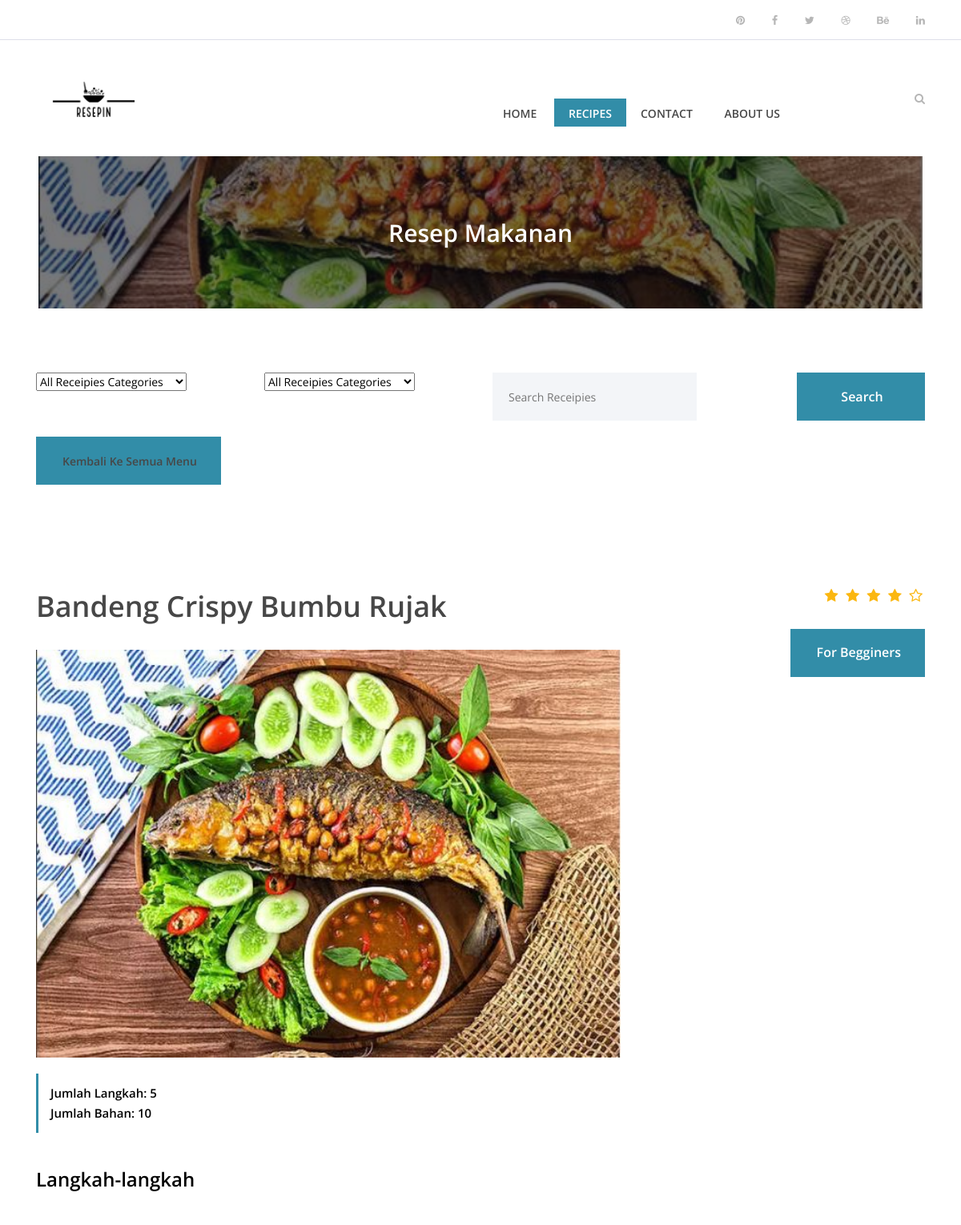
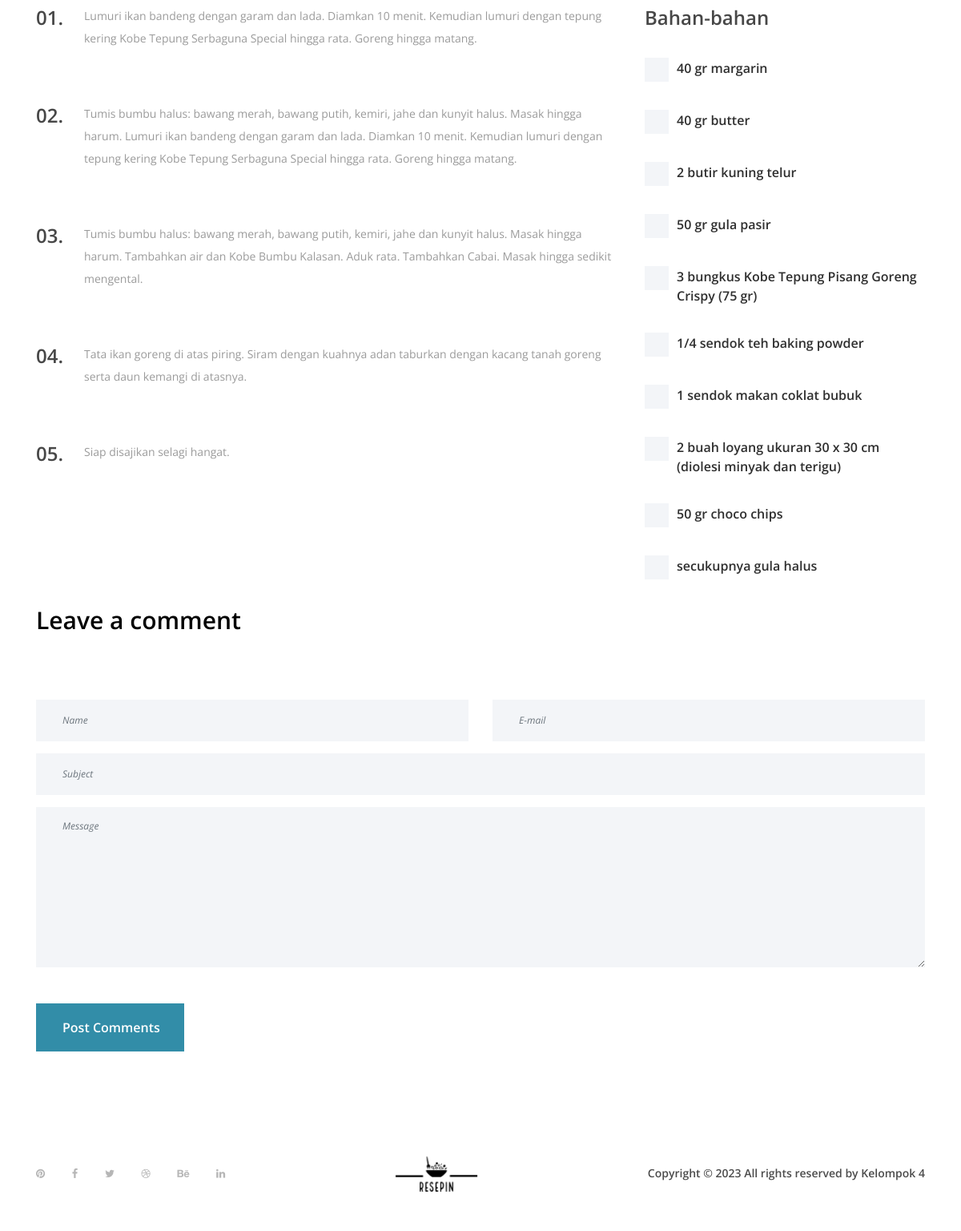
Screenshot of /website_resep_makanan/receipe-post1.php?id=2 with the database file from the repository (2 pictures, top to bottom).
### tables this page shows
CREATE TABLE `recipes` (
  `id` int(11) NOT NULL,
  `name` varchar(100) DEFAULT NULL,
  `description` text DEFAULT NULL,
  `image` varchar(255) DEFAULT NULL
);

CREATE TABLE `instructions` (
  `id` int(11) NOT NULL,
  `recipe_id` int(11) DEFAULT NULL,
  `instruction` text DEFAULT NULL
);

CREATE TABLE `ingredients` (
  `id` int(11) NOT NULL,
  `name` text DEFAULT NULL
);

### website_resep_makanan/functions.php (called while the page is built, shortened)
<?php
$host = "localhost";
$username = "root";
$password = "";
$database = "resep_makanan";
$koneksi = mysqli_connect($host, $username, $password, $database);
function query($query){
  global $koneksi;
  $result= mysqli_query($koneksi,$query);
  $rows=[];
  while($row = mysqli_fetch_assoc($result)){
      $rows[]=$row;
  }
  return $rows;
}

### website_resep_makanan/receipe-post1.php (the view, shortened to what this page needs)
<?php
  $id = $_GET["id"];
  $dashboard = query("SELECT * FROM recipes")[$id];
  $ingredients = query("SELECT * FROM ingredients");
  $instructions = query("SELECT * FROM instructions");
  $bahan = explode("bahan", $ingredients[$id]["name"]);
  $jumlahBahan = count($bahan);
  $langkah = explode("langkah", $instructions[$id]["instruction"]);
  $jumlahLangkah = count($langkah);
  $img=$dashboard["image"];
?>
<!DOCTYPE html>
<html lang="en">
<head>
  <link rel="stylesheet" href="style.css" />
</head>
<body>
  <header class="header-area">
    <div class="top-header-area">
      <div class="container h-100">
        <div class="row h-100 align-items-center justify-content-between">
          <div class="col-12 col-sm-6">
          </div>
          <div class="col-12 col-sm-6">
            <div class="top-social-info text-right">
              <a href="#"><i class="fa fa-pinterest" aria-hidden="true"></i></a>
              <a href="#"><i class="fa fa-facebook" aria-hidden="true"></i></a>
              <a href="#"><i class="fa fa-twitter" aria-hidden="true"></i></a>
              <a href="#"><i class="fa fa-dribbble" aria-hidden="true"></i></a>
              <a href="#"><i class="fa fa-behance" aria-hidden="true"></i></a>
              <a href="#"><i class="fa fa-linkedin" aria-hidden="true"></i></a>
            </div>
          </div>
        </div>
      </div>
    </div>
    <div class="delicious-main-menu">
      <div class="classy-nav-container breakpoint-off">
        <div class="container">
          <nav class="classy-navbar justify-content-between" id="deliciousNav">
            <a class="nav-brand" href="index.html"><img src="assets/Resepin-logos_black.png" width="144" height="65" alt="" /></a>
            <div class="classy-menu">
              <div class="classynav">
                <ul>
                  <li><a href="index.php">Home</a></li>
                  <li class="active"><a href="receipe-post.php">Recipes</li>
                  <li><a href="contact.php">Contact</a></li>
                  <li><a href="about.php">About Us</a></li>
                </ul>
                <div class="search-btn">
                  <i class="fa fa-search" aria-hidden="true"></i>
                </div>
              </div>
            </div>
          </nav>
        </div>
      </div>
    </div>
  </header>
  <div class="breadcumb-area bg-img bg-overlay" style="background-image: url(assets/recipes/<?= $dashboard["image"]?>)">
    <div class="container h-100">
      <div class="row h-100 align-items-center">
        <div class="col-12">
          <div class="breadcumb-text text-center">
            <h2>Resep Makanan</h2>
          </div>
        </div>
      </div>
    </div>
  </div>
  <div class="receipe-post-area section-padding-80">
    <div class="receipe-post-search mb-80">
      <div class="container">
        <form action="#" method="post">
          <div class="row">
            <div class="col-12 col-lg-3">
              <select name="select1" id="select1">
                <option value="1">All Receipies Categories</option>
              </select>
            </div>
            <div class="col-12 col-lg-3">
              <select name="select1" id="select2">
                <option value="1">All Receipies Categories</option>
              </select>
            </div>
            <div class="col-12 col-lg-3">
              <input type="search" name="search" placeholder="Search Receipies" />
            </div>
            <div class="col-12 col-lg-3 text-right">
              <button type="submit" class="btn delicious-btn">Search</button>
            </div>
            <div class="col-12 col-lg-3" style="margin-top: 20px;">
              <button type="submit" class="btn delicious-btn"> <a href="receipe-post.php">Kembali ke Semua Menu</a>
            </div>
          </div>
        </form>
      </div>
    </div>
    <div class="container">
      <div class="row">
        <div class="col-12">
        </div>
      </div>
    </div>
    <div class="receipe-content-area">
      <div class="container">
        <div class="row">
          <div class="col-12 col-md-8">
            <div class="receipe-headline my-5">
              <h2><?= $dashboard["name"] ?></h2>
              <img src="assets/recipes/<?= $img ?>" width=1000px height=500px style="margin-bottom:20px;">
              <div class="receipe-duration">
                <h6>Jumlah Langkah: <?= $jumlahLangkah ?></h6>
                <h6>Jumlah Bahan: <?= $jumlahBahan ?></h6>
              </div><br><br>
              <h4>Langkah-langkah</h4>
            </div>
          </div>
          <div class="col-12 col-md-4">
            <div class="receipe-ratings text-right my-5">
              <div class="ratings">
                <i class="fa fa-star" aria-hidden="true"></i>
                <i class="fa fa-star" aria-hidden="true"></i>
                <i class="fa fa-star" aria-hidden="true"></i>
                <i class="fa fa-star" aria-hidden="true"></i>
                <i class="fa fa-star-o" aria-hidden="true"></i>
              </div>
              <a href="#" class="btn delicious-btn">For Begginers</a>
            </div>
          </div>
        </div>
        <div class="row">
          <div class="col-12 col-lg-8">
            <?php for ($i = 0; $i < $jumlahLangkah; $i++) : ?>
              <div class="single-preparation-step d-flex">
                <h4><?= str_pad($i + 1, 2, '0', STR_PAD_LEFT) ?>.</h4>
                <p>
                  <?= $langkah["$i"] ?>
                </p>
              </div>
            <?php endfor; ?>
          </div>
          <div class="col-12 col-lg-4">
            <div class="ingredients">
              <h4>Bahan-bahan</h4>
              <?php for ($i = 0; $i < $jumlahBahan; $i++) : ?>
                <div class="custom-control custom-checkbox">
                  <label class="custom-control-label" for="customCheck<?= $i + 1 ?>"><?= $bahan["$i"] ?></label>
                </div>
              <?php endfor; ?>
            </div>
          </div>
        </div>
        <div class="row">
          <div class="col-12">
            <div class="section-heading text-left">
              <h3>Leave a comment</h3>
            </div>
          </div>
        </div>
        <div class="row">
          <div class="col-12">
            <div class="contact-form-area">
              <form action="#" method="post">
                <div class="row">
                  <div class="col-12 col-lg-6">
                    <input type="text" class="form-control" id="name" placeholder="Name" />
                  </div>
                  <div class="col-12 col-lg-6">
                    <input type="email" class="form-control" id="email" placeholder="E-mail" />
                  </div>
                  <div class="col-12">
                    <input type="text" class="form-control" id="subject" placeholder="Subject" />
                  </div>
                  <div class="col-12">
                    <textarea name="message" class="form-control" id="message" cols="30" rows="10" placeholder="Message"></textarea>
                  </div>
                  <div class="col-12">
                    <button class="btn delicious-btn mt-30" type="submit">
                      Post Comments
                    </button>
                  </div>
                </div>
              </form>
            </div>
          </div>
        </div>
      </div>
    </div>
  </div>
  <footer class="footer-area">
    <div class="container h-100">
      <div class="row h-100">
        <div class="col-12 h-100 d-flex flex-wrap align-items-center justify-content-between">
          <div class="footer-social-info text-right">
            <a href="#"><i class="fa fa-pinterest" aria-hidden="true"></i></a>
            <a href="#"><i class="fa fa-facebook" aria-hidden="true"></i></a>
            <a href="#"><i class="fa fa-twitter" aria-hidden="true"></i></a>
            <a href="#"><i class="fa fa-dribbble" aria-hidden="true"></i></a>
            <a href="#"><i class="fa fa-behance" aria-hidden="true"></i></a>
            <a href="#"><i class="fa fa-linkedin" aria-hidden="true"></i></a>
          </div>
          <div class="footer-logo">
            <a href="index.html"><img src="assets/Resepin-logos_black.png" width="144" height="65" alt="" /></a>
          </div>
          <p>
            Copyright &copy;
            All rights reserved
            <i aria-hidden="true"></i> by
            <a href="https://colorlib.com" target="_blank">Kelompok 4</a>
          </p>
        </div>
      </div>
    </div>
  </footer>
</body>
</html>

### rows the page displays
recipes: image (picture), name "Bandeng Crispy Bumbu Rujak"
instructions: instruction "5", instruction "Lumuri ikan bandeng dengan garam dan lada. Diamkan 10 menit. Kemudian lumuri dengan tepung kering Kobe Tepung Serbaguna Special hingga rata. Goreng hingga matang.", instruction "Tumis bumbu halus: bawang merah, bawang putih, kemiri, jahe dan kunyit halus. Masak hingga harum. Lumuri ikan bandeng dengan garam dan lada. Diamkan 10 menit. Kemudian lumuri dengan tepung kering Kobe Tepung Serbaguna Special hingga rata. Goreng hingga matang.", instruction "Tumis bumbu halus: bawang merah, bawang putih, kemiri, jahe dan kunyit halus. Masak hingga harum. Tambahkan air dan Kobe Bumbu Kalasan. Aduk rata. Tambahkan Cabai. Masak hingga sedikit mengental.", instruction "Tata ikan goreng di atas piring. Siram dengan kuahnya adan taburkan dengan kacang tanah goreng serta daun kemangi di atasnya.", instruction "Siap disajikan selagi hangat."
ingredients: name "10", name "40 gr margarin", name "40 gr butter", name "2 butir kuning telur", name "50 gr gula pasir", name "3 bungkus Kobe Tepung Pisang Goreng Crispy (75 gr)", name "1/4 sendok teh baking powder", name "1 sendok makan coklat bubuk", name "2 buah loyang ukuran 30 x 30 cm (diolesi minyak dan terigu)", name "50 gr choco chips", name "secukupnya gula halus"

### other values shown
str_pad($i + 1, 2, '0', STR_PAD_LEFT) "01"
str_pad($i + 1, 2, '0', STR_PAD_LEFT) "02"
str_pad($i + 1, 2, '0', STR_PAD_LEFT) "03"
str_pad($i + 1, 2, '0', STR_PAD_LEFT) "04"
str_pad($i + 1, 2, '0', STR_PAD_LEFT) "05"
